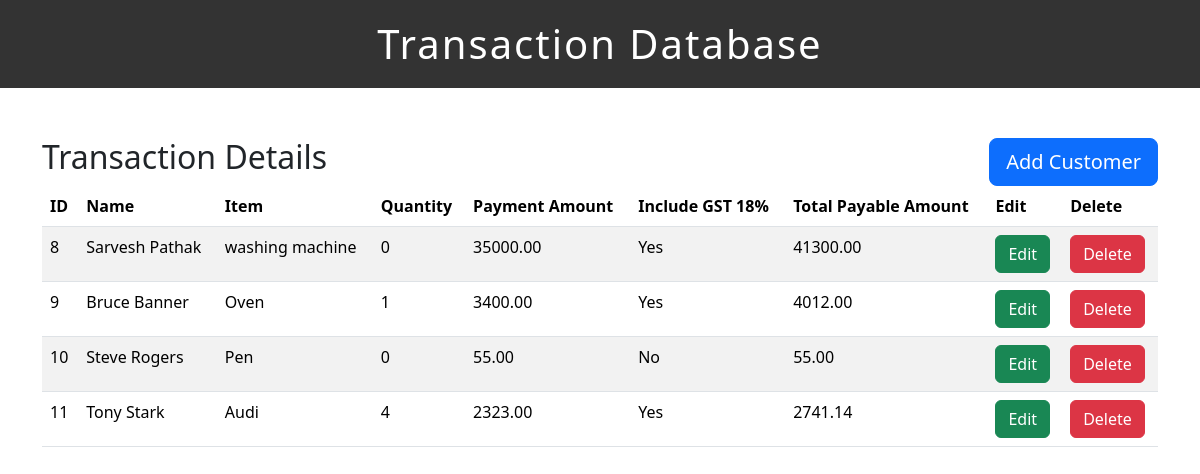
The page / on the database its author committed.
### tables this page shows
CREATE TABLE `customers` (
  `id` int(11) NOT NULL,
  `name` varchar(255) NOT NULL,
  `item` varchar(255) NOT NULL,
  `quantity` int(11) NOT NULL,
  `total_amount` decimal(10,2) NOT NULL,
  `include_gst` varchar(255) NOT NULL,
  `payable_amount` decimal(10,2) NOT NULL
);

### index.php (the view, shortened to what this page needs)
<?php include('header.php'); ?>
<?php include('dbcon.php'); ?>
<div class="box1">
        <h2>Transaction Details</h2>
        <button class="btn btn-primary btn-lg" data-bs-toggle="modal" data-bs-target="#exampleModalCenter">Add Customer</button>
    </div>
    <table class="table table-striped table-hover">
    <thead>
        <tr>
            <th>ID</th>
            <th>Name</th>
            <th>Item</th>
            <th>Quantity</th>
            <th>Payment Amount</th>
            <th>Include GST 18%</th>
            <th>Total Payable Amount</th>
            <th>Edit</th>
            <th>Delete</th>
        </tr>
    </thead>
    <tbody>
        <?php
            $query = "SELECT * FROM `customers`";
            $result = mysqli_query($connection, $query);
            if(!$result){
                die("query Failed".mysqli_error());
            } else {
                while($row = mysqli_fetch_assoc($result)){
                    ?>
                    <tr>
                        <td><?php echo $row['id']; ?></td>
                        <td><?php echo $row['name']; ?></td>
                        <td><?php echo $row['item']; ?></td>
                         <td><?php echo $row['quantity']; ?></td>
                        <td><?php echo $row['total_amount']; ?></td>
                        <td><?php echo $row['include_gst']; ?></td>
                        <td><?php echo $row['payable_amount']; ?></td>
                        <td><a href="update_page_1.php?id=<?php echo $row['id']; ?>" class="btn btn-success">Edit</a></td>
                        <td><a href="delete_page.php?id=<?php echo $row['id']; ?>" class="btn btn-danger">Delete</a></td>
                    </tr>
                    <?php
                }
            }
        ?>
    </tbody>
</table>
<?php include('footer.php'); ?>

### header.php (shortened to what this page needs)
<!DOCTYPE html>
<html>
<head>
    <link href="https://cdn.jsdelivr.net/npm/bootstrap@5.3.3/dist/css/bootstrap.min.css" rel="stylesheet">
    <link rel="stylesheet" type="text/css" href="style.css">
</head>
<body>
    <h1 id="main_title">Transaction Database</h1>
    <div class="container">

### footer.php (shortened to what this page needs)
</div>
</body>
</html>

### style.css (style rules this page uses)
#main_title { text-align: center; background-color: #333; color: #fff; padding: 20px; letter-spacing: 2px; font-weight: 50; }
.box1 h2 { float: left; }
.box1 button { float: right; }
.container { margin-top: 50px; }

### rows shown on the page
customers: id "8", name "Sarvesh Pathak", item "washing machine", quantity "0", total_amount "35000.00", include_gst "Yes", payable_amount "41300.00"
customers: id "9", name "Bruce Banner", item "Oven", quantity "1", total_amount "3400.00", include_gst "Yes", payable_amount "4012.00"
customers: id "10", name "Steve Rogers", item "Pen", quantity "0", total_amount "55.00", include_gst "No", payable_amount "55.00"
customers: id "11", name "Tony Stark", item "Audi", quantity "4", total_amount "2323.00", include_gst "Yes", payable_amount "2741.14"
